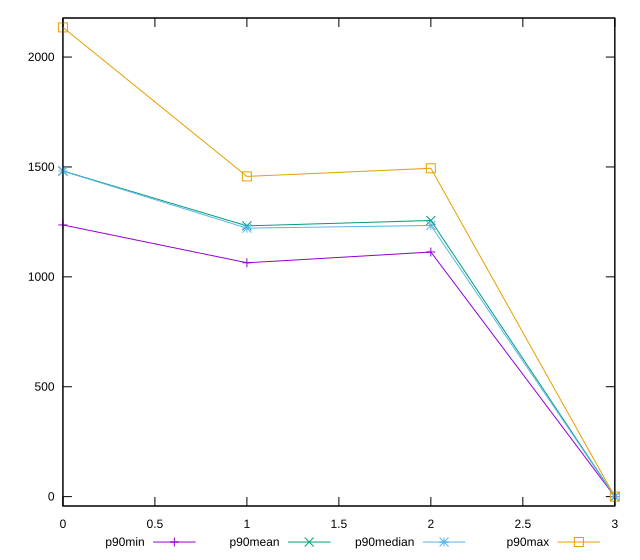

gnuplot code for this plot:
reset

$p90Min <<EOF
0 1236
1 1064
2 1113
3 0
EOF

$p90Mean <<EOF
0 1481.6808510638298
1 1231.904255319149
2 1256.52688172043
3 0
EOF

$p90Median <<EOF
0 1481.5
1 1221.5
2 1234
3 0
EOF

$p90Max <<EOF
0 2135
1 1457
2 1494
3 0
EOF

set key outside below
set xrange [0:3]
set yrange [-42.7:2177.7]
set trange [-42.7:2177.7]
set terminal svg size 640, 560 enhanced background rgb 'white'
set output "reports/report_00027_2021-02-24T12-40-31.850Z/uses-rel-preload/progression/value.svg"

plot $p90Min title "p90min" with linespoints, \
     $p90Mean title "p90mean" with linespoints, \
     $p90Median title "p90median" with linespoints, \
     $p90Max title "p90max" with linespoints

reset
